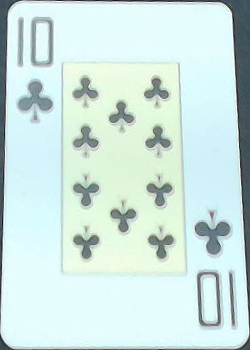
#> input picture training/templates/10C.png, 250 x 350 px; its folder holds 4 pictures in this run
$ python generate_fans.py
#> lines starting #> are read from the running program, lines starting #| are printed output that depends on the picture; after the words box and inside, x2 and y2 are one past the last pixel; in counts of white or black regions, pixels touching at a corner belong together
#> in load_templates, img is the input picture: shape (350, 250, 3); mean B, G, R 224.1, 228.4, 205.8
"""Gera leques sintéticos REALISTAS (apertados) a partir dos moldes.

v2 — corrige o sim-to-real gap da v1:
- leque apertado: cartas muito sobrepostas, só a listra + o índice do canto
  superior-esquerdo aparece (como num leque de verdade); a última carta
  mostra a face inteira.
- rótulo = SÓ o canto superior-esquerdo visível de cada carta (+ canto
  inferior-direito da última). Nada de rótulo em canto coberto.
- realismo: perspectiva por carta, brilho/sombra, sombra entre cartas,
  desfoque de movimento, granulado de câmera, fundos reais da mesa.

Uso: python training/generate_fans.py [n_imagens]   (padrão: 2000)
Saída: training/datasets/synthetic/{images,labels}/

Para um A/B, `--saida` grava noutra pasta (o `finetune_local.py --sintetico` a
lê), `--seed` fixa o sorteio e `--ranks-fracos` troca os ranks sobre-amostrados.
"""
import argparse
import random
import sys
from collections import Counter
from pathlib import Path

import cv2
import numpy as np

sys.path.insert(0, str(Path(__file__).resolve().parent.parent))
from app.cards import RANKS, SUITS  # noqa: E402

N_IMAGES = 2000
CANVAS_W, CANVAS_H = 1280, 720
TPL_W, TPL_H = 250, 350
# fallback: índice (valor+naipe) do canto superior-esquerdo no molde 250x350.
# Só entra em ação se a medição por molde falhar — ver detect_corner_tl().
DEFAULT_CORNER_TL = np.array([[10, 12], [56, 12], [56, 96], [10, 96]],
                             np.float32)

ROOT = Path(__file__).resolve().parent
TEMPLATES = ROOT / "templates"
BACKGROUNDS = ROOT / "backgrounds"
OUT = ROOT / "datasets" / "synthetic"

# Por que cada carta desenhada NÃO virou rótulo. Serve para ajustar a
# geometria do leque: se "coberto" domina, as cartas estão empilhadas demais e
# o modelo aprende com 3 índices em vez de 9.
DROP_STATS: Counter = Counter()


# [6 lines left out: function reset_out, not called in this run]


ALL_CODES = sorted(f"{r}{s}" for r in RANKS for s in SUITS)
NAME_TO_ID = {c: i for i, c in enumerate(ALL_CODES)}

# Ranks que o modelo mais erra, medidos em 1725 índices de validação:
#   8 = 82,4%   5 = 86,7%   3 = 89,0%   A = 91,1%   (Q = 98,2% no outro extremo)
# As confusões dominantes são entre eles — 5→3, A↔4, 8→6 — e a A↔4 sobrevive
# ao vivo: medido na câmera, uma vaga do 4♦ acumulou A♦=16,1 contra 4D=7,1.
# Sorteá-los com peso maior faz o treino gastar mais amostras onde erra.
RANKS_FRACOS = {"A", "3", "4", "5", "8"}
PESO_RANK_FRACO = 2.5

# ABERTURA do leque, em graus. É constante de módulo para poder ser VARRIDA sem
# editar o arquivo: a grandeza que ela controla — quão girado o índice da PONTA
# chega ao modelo — é medível nos RÓTULOS gerados e comparável com o real.
#
# O teto subiu de 150 para 180 em 2026-08-25, e o número saiu de medição, não de
# opinião. A grandeza é a proporção largura/altura da caixa do índice da PONTA
# (normalizada; os dois canvas são 16:9, então comparam direto):
#
#   gerado (25,150): p50 0,53 · 16,3% das pontas acima de 0,80
#   gerado (25,180): p50 0,58 · 25,7%
#   gerado (40,180): p50 0,65 · 32,2%
#   REAL, as partidas gravadas: p50 0,59-0,69 · 18-38%
#
# Ou seja, a faixa antiga produzia a ponta MENOS girada do que ela chega ao
# vivo, e é na ponta que o modelo perde a carta (60-88% dos buracos). O piso
# ficou em 25 de propósito: a faixa precisa cobrir o leque FECHADO também, que
# acontece tanto quanto o aberto. Rótulos por imagem não mudam (8,7 → 8,5), ou
# seja a abertura maior não está escondendo índice.
#
# Cuidado ao mexer: as sessões de captura deliberada (`datasets/local`,
# `holdout-ranks`) têm ponta MUITO mais chata (p50 0,38-0,49) do que as partidas
# gravadas. Quem manda é a partida — é a condição em que o produto roda.
ABERTURA = (25, 150)


# [11 lines left out: function escolhe_codigos, not called in this run]


def detect_corner_tl(img):
    """Mede a caixa do índice (valor+naipe) do canto superior-esquerdo.

    Uma caixa fixa erra quando o molde está desalinhado — nem todo molde saiu
    do capture_deck.py com a carta no mesmo lugar, alguns ficaram com sobra de
    fundo da mesa (4C e AC, p.ex.), e aí a caixa fixa cai no fundo em vez de
    cair no valor. Medindo no próprio molde, a caixa acompanha a carta.

    Como: acha a tinta (pixel que destoa do papel, preto ou vermelho) e
    agrupa o bloco do índice — o valor mais o pip logo abaixo — parando antes
    dos pips centrais, separados por um vão bem maior. Contorno que ENCOSTA na
    borda da janela é aresta da carta, mesa ou carta vizinha, não índice.
    Se a medição não convencer, cai no DEFAULT_CORNER_TL.
    """
    win_w, win_h = int(TPL_W * 0.34), int(TPL_H * 0.40)
    region = img[:win_h, :win_w]
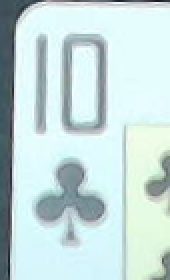
#> region: shape (140, 85, 3) (shown 2 times larger); mean B, G, R 219, 219.2, 197.7
    val = cv2.split(cv2.cvtColor(region, cv2.COLOR_BGR2HSV))[2]
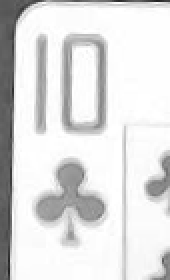
#> val: shape (140, 85) (shown 2 times larger); min 34, max 255, mean 221.9
    # papel = mediana só dos pixels claros: imune à sobra de mesa escura
    paper = np.median(region[val >= np.percentile(val, 60)].reshape(-1, 3),
                      axis=0)
#> paper = [254, 252, 229]
    dist = np.linalg.norm(region.astype(np.float32) - paper, axis=2)
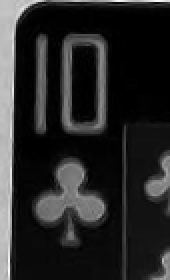
#> dist: shape (140, 85) float64 (shown 2 times larger); min 0, max 381.7, mean 60.3; drawn with min black and max white
    ink = (dist > 55).astype(np.uint8) * 255
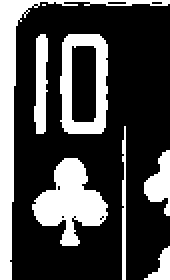
#> ink: shape (140, 85) (shown 2 times larger); 29.1% white; 8 white regions (1 under 20 px)

    contours, _ = cv2.findContours(ink, cv2.RETR_EXTERNAL,
                                   cv2.CHAIN_APPROX_SIMPLE)
#> contours = 8 contours, 1 with area under 20; largest, box (x1, y1, x2, y2) and area: (30, 17, 54, 67) 1046, (0, 0, 85, 140) 975, (16, 79, 54, 123) 805, (17, 17, 24, 67) 216, (72, 75, 85, 108) 192, (72, 123, 85, 140) 78, (61, 63, 63, 140) 58
    boxes = []
    for c in contours:
        if cv2.contourArea(c) <= 25:
            continue
        x, y, w, h = cv2.boundingRect(c)
        if x == 0 or y == 0 or x + w >= win_w or y + h >= win_h:
            continue
        boxes.append((x, y, w, h))
#> this loop made 8 passes
#> (x, y, w, h) on passes 1, 2, 3, 4, 5, 6, 8: (72, 123, 13, 17), (16, 79, 38, 44), (72, 75, 13, 33), (61, 63, 2, 77), (30, 17, 24, 50), (17, 17, 7, 50), (0, 0, 85, 140)
#> c on pass 7: [[21, 2], [22, 2]]
#> after the loop, boxes = [(16, 79, 38, 44), (30, 17, 24, 50), (17, 17, 7, 50)]
    if not boxes:
        return DEFAULT_CORNER_TL
    boxes.sort(key=lambda b: b[1])

    group = [boxes[0]]
#> group = [(30, 17, 24, 50)]
    for b in boxes[1:]:
        if b[1] - max(g[1] + g[3] for g in group) > 22:
            break
        group.append(b)
#> this loop made 2 passes
#> after the loop, group = [(30, 17, 24, 50), (17, 17, 7, 50), (16, 79, 38, 44)]

    pad = 3
    x1 = max(min(b[0] for b in group) - pad, 0)
#> x1 = 13
    y1 = max(min(b[1] for b in group) - pad, 0)
#> y1 = 14
    x2 = min(max(b[0] + b[2] for b in group) + pad, win_w)
#> x2 = 57
    y2 = min(max(b[1] + b[3] for b in group) + pad, win_h)
#> y2 = 126
    if not (15 <= x2 - x1 <= win_w * 0.95 and 25 <= y2 - y1 <= win_h * 0.95):
        return DEFAULT_CORNER_TL
    return np.array([[x1, y1], [x2, y1], [x2, y2], [x1, y2]], np.float32)


def load_templates():
    """code -> (molde, caixa do índice medida nele)."""
    t = {}
    for p in TEMPLATES.glob("*.png"):
        img = cv2.imread(str(p))
        if img is not None and p.stem in NAME_TO_ID:
            card = cv2.resize(img, (TPL_W, TPL_H))
            t[p.stem] = (card, detect_corner_tl(card))
#> pass 2 of the loop in load_templates, `for p in TEMPLATES.glob("*.png"):`:
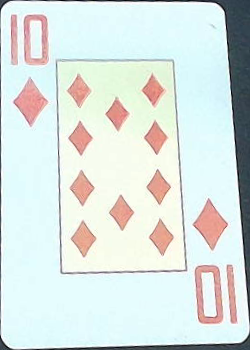
#> input picture training/templates/10D.png, 250 x 350 px
#> in load_templates, img is the input picture: shape (350, 250, 3); mean B, G, R 224.1, 227.2, 217.9
#> in detect_corner_tl (call 2), `val = cv2.split(cv2.cvtColor(region, cv2.COLOR_BGR2HSV))[2]`:
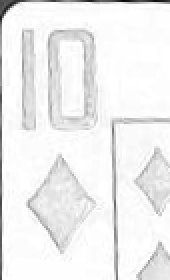
#> val: shape (140, 85) (shown 2 times larger); min 9, max 255, mean 239.2
#> paper = [253, 252, 230]
#> in detect_corner_tl (call 2), `ink = (dist > 55).astype(np.uint8) * 255`:
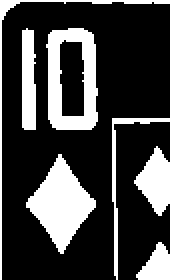
#> ink: shape (140, 85) (shown 2 times larger); 25.6% white; 7 white regions
#> contours = 7 contours; box (x1, y1, x2, y2) and area: (23, 14, 49, 65) 1124, (13, 77, 48, 127) 806, (67, 73, 85, 108) 337, (11, 14, 18, 65) 271, (68, 121, 85, 140) 176, (56, 59, 85, 140) 114, (0, 0, 85, 140) 72
#> the loop in detect_corner_tl (call 2), `for c in contours:` made 7 passes
#> (x, y, w, h) on passes 1 to 7: (68, 121, 17, 19), (13, 77, 35, 50), (67, 73, 18, 35), (56, 59, 29, 81), (23, 14, 26, 51), (11, 14, 7, 51), (0, 0, 85, 140)
#> after the loop in detect_corner_tl (call 2), `for c in contours:`: boxes = [(13, 77, 35, 50), (23, 14, 26, 51), (11, 14, 7, 51)]
#> in detect_corner_tl (call 2), `group = [boxes[0]]`: group = [(23, 14, 26, 51)]
#> the loop in detect_corner_tl (call 2), `for b in boxes[1:]:` made 2 passes
#> after the loop in detect_corner_tl (call 2), `for b in boxes[1:]:`: group = [(23, 14, 26, 51), (11, 14, 7, 51), (13, 77, 35, 50)]
#> x1 = 8
#> y1 = 11
#> x2 = 52
#> y2 = 130
#> pass 3 of the loop in load_templates, `for p in TEMPLATES.glob("*.png"):`:
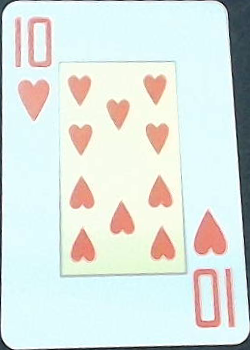
#> input picture training/templates/10H.png, 250 x 350 px
#> in load_templates, img is the input picture: shape (350, 250, 3); mean B, G, R 224.5, 228.8, 219.6
#> in detect_corner_tl (call 3), `val = cv2.split(cv2.cvtColor(region, cv2.COLOR_BGR2HSV))[2]`:
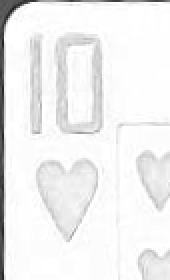
#> val: shape (140, 85) (shown 2 times larger); min 32, max 255, mean 239.6
#> paper = [254, 252, 230]
#> in detect_corner_tl (call 3), `ink = (dist > 55).astype(np.uint8) * 255`:
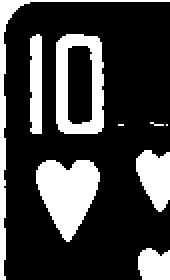
#> ink: shape (140, 85) (shown 2 times larger); 24.8% white; 9 white regions (3 under 20 px)
#> contours = 9 contours, 3 with area under 20; largest, box (x1, y1, x2, y2) and area: (28, 17, 52, 67) 1074, (18, 80, 50, 121) 794, (68, 75, 85, 106) 338, (0, 0, 85, 140) 295, (15, 17, 21, 67) 233, (69, 124, 85, 140) 194
#> the loop in detect_corner_tl (call 3), `for c in contours:` made 9 passes
#> (x, y, w, h) on passes 1, 2, 3, 7, 8, 9: (69, 124, 16, 16), (18, 80, 32, 41), (68, 75, 17, 31), (28, 17, 24, 50), (15, 17, 6, 50), (0, 0, 85, 140)
#> after the loop in detect_corner_tl (call 3), `for c in contours:`: boxes = [(18, 80, 32, 41), (28, 17, 24, 50), (15, 17, 6, 50)]
#> in detect_corner_tl (call 3), `group = [boxes[0]]`: group = [(28, 17, 24, 50)]
#> the loop in detect_corner_tl (call 3), `for b in boxes[1:]:` made 2 passes
#> after the loop in detect_corner_tl (call 3), `for b in boxes[1:]:`: group = [(28, 17, 24, 50), (15, 17, 6, 50), (18, 80, 32, 41)]
#> x1 = 12
#> y1 = 14
#> x2 = 55
#> y2 = 124
#> the loop made 4 passes; the first 3 are shown
    return t


# [264 lines left out: functions load_backgrounds, random_background, jitter_card, perspective_matrix, bbox_of, compose_fan, not called in this run]


def main():
    global N_IMAGES, OUT, RANKS_FRACOS
    ap = argparse.ArgumentParser(description=__doc__,
                                 formatter_class=argparse.RawDescriptionHelpFormatter)
    ap.add_argument("n_imagens", nargs="?", type=int, default=N_IMAGES)
    ap.add_argument("--saida", type=Path, default=OUT)
    ap.add_argument("--seed", type=int, default=None)
    ap.add_argument("--ranks-fracos", default=None, metavar="A,3,4",
                    help=f"ranks sobre-amostrados (padrão: {sorted(RANKS_FRACOS)})")
    args = ap.parse_args()
    N_IMAGES, OUT = args.n_imagens, args.saida
    if args.ranks_fracos:
        RANKS_FRACOS = set(args.ranks_fracos.split(","))
    if args.seed is not None:
        random.seed(args.seed)
        np.random.seed(args.seed)
    print(f"ranks sobre-amostrados ({PESO_RANK_FRACO}x): {sorted(RANKS_FRACOS)}")
    templates = load_templates()
#> templates = 4 items
    if len(templates) < 40:
#> (the run stopped early here; a loop or call above may not have finished)
